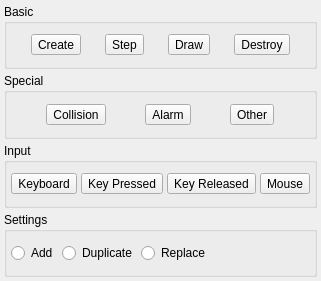
<?xml version="1.0" encoding="UTF-8"?>
<ui version="4.0">
 <class>EventDialog</class>
 <widget class="QDialog" name="EventDialog">
  <property name="geometry">
   <rect>
    <x>0</x>
    <y>0</y>
    <width>211</width>
    <height>281</height>
   </rect>
  </property>
  <property name="sizePolicy">
   <sizepolicy hsizetype="Minimum" vsizetype="Minimum">
    <horstretch>0</horstretch>
    <verstretch>0</verstretch>
   </sizepolicy>
  </property>
  <property name="windowTitle">
   <string>Events</string>
  </property>
  <property name="windowIcon">
   <iconset resource="../images.qrc">
    <normaloff>:/events/event.png</normaloff>:/events/event.png</iconset>
  </property>
  <property name="sizeGripEnabled">
   <bool>false</bool>
  </property>
  <layout class="QVBoxLayout" name="verticalLayout">
   <property name="spacing">
    <number>4</number>
   </property>
   <property name="leftMargin">
    <number>4</number>
   </property>
   <property name="topMargin">
    <number>4</number>
   </property>
   <property name="rightMargin">
    <number>4</number>
   </property>
   <property name="bottomMargin">
    <number>4</number>
   </property>
   <item>
    <widget class="QGroupBox" name="groupBox">
     <property name="title">
      <string>Basic</string>
     </property>
     <property name="flat">
      <bool>true</bool>
     </property>
     <property name="checkable">
      <bool>false</bool>
     </property>
     <layout class="QHBoxLayout" name="horizontalLayout_3">
      <property name="spacing">
       <number>4</number>
      </property>
      <property name="leftMargin">
       <number>4</number>
      </property>
      <property name="topMargin">
       <number>4</number>
      </property>
      <property name="rightMargin">
       <number>4</number>
      </property>
      <property name="bottomMargin">
       <number>4</number>
      </property>
      <item>
       <widget class="QToolButton" name="toolButton_7">
        <property name="toolTip">
         <string>Create</string>
        </property>
        <property name="text">
         <string>Create</string>
        </property>
        <property name="icon">
         <iconset resource="../images.qrc">
          <normaloff>:/events/create.png</normaloff>:/events/create.png</iconset>
        </property>
        <property name="iconSize">
         <size>
          <width>32</width>
          <height>32</height>
         </size>
        </property>
        <property name="popupMode">
         <enum>QToolButton::DelayedPopup</enum>
        </property>
        <property name="autoRaise">
         <bool>false</bool>
        </property>
        <property name="arrowType">
         <enum>Qt::NoArrow</enum>
        </property>
       </widget>
      </item>
      <item>
       <widget class="QToolButton" name="toolButton_6">
        <property name="toolTip">
         <string>Step</string>
        </property>
        <property name="text">
         <string>Step</string>
        </property>
        <property name="icon">
         <iconset resource="../images.qrc">
          <normaloff>:/events/step.png</normaloff>:/events/step.png</iconset>
        </property>
        <property name="iconSize">
         <size>
          <width>32</width>
          <height>32</height>
         </size>
        </property>
        <property name="popupMode">
         <enum>QToolButton::DelayedPopup</enum>
        </property>
        <property name="autoRaise">
         <bool>false</bool>
        </property>
       </widget>
      </item>
      <item>
       <widget class="QToolButton" name="toolButton_5">
        <property name="toolTip">
         <string>Draw</string>
        </property>
        <property name="text">
         <string>Draw</string>
        </property>
        <property name="icon">
         <iconset resource="../images.qrc">
          <normaloff>:/events/draw.png</normaloff>:/events/draw.png</iconset>
        </property>
        <property name="iconSize">
         <size>
          <width>32</width>
          <height>32</height>
         </size>
        </property>
        <property name="popupMode">
         <enum>QToolButton::DelayedPopup</enum>
        </property>
        <property name="autoRaise">
         <bool>false</bool>
        </property>
       </widget>
      </item>
      <item>
       <widget class="QToolButton" name="toolButton_9">
        <property name="toolTip">
         <string>Destroy</string>
        </property>
        <property name="autoFillBackground">
         <bool>false</bool>
        </property>
        <property name="text">
         <string>Destroy</string>
        </property>
        <property name="icon">
         <iconset resource="../images.qrc">
          <normaloff>:/events/destroy.png</normaloff>:/events/destroy.png</iconset>
        </property>
        <property name="iconSize">
         <size>
          <width>32</width>
          <height>32</height>
         </size>
        </property>
        <property name="autoRaise">
         <bool>false</bool>
        </property>
       </widget>
      </item>
     </layout>
    </widget>
   </item>
   <item>
    <widget class="QGroupBox" name="groupBox_2">
     <property name="title">
      <string>Special</string>
     </property>
     <property name="flat">
      <bool>true</bool>
     </property>
     <layout class="QHBoxLayout" name="horizontalLayout_2" stretch="0,0,0">
      <property name="spacing">
       <number>4</number>
      </property>
      <property name="leftMargin">
       <number>4</number>
      </property>
      <property name="topMargin">
       <number>4</number>
      </property>
      <property name="rightMargin">
       <number>4</number>
      </property>
      <property name="bottomMargin">
       <number>4</number>
      </property>
      <item>
       <widget class="QToolButton" name="toolButton">
        <property name="toolTip">
         <string>Collision</string>
        </property>
        <property name="text">
         <string>Collision</string>
        </property>
        <property name="icon">
         <iconset resource="../images.qrc">
          <normaloff>:/events/collision.png</normaloff>:/events/collision.png</iconset>
        </property>
        <property name="iconSize">
         <size>
          <width>32</width>
          <height>32</height>
         </size>
        </property>
        <property name="popupMode">
         <enum>QToolButton::DelayedPopup</enum>
        </property>
       </widget>
      </item>
      <item>
       <widget class="QToolButton" name="toolButton_2">
        <property name="toolTip">
         <string>Alarm</string>
        </property>
        <property name="text">
         <string>Alarm</string>
        </property>
        <property name="icon">
         <iconset resource="../images.qrc">
          <normaloff>:/events/alarm.png</normaloff>:/events/alarm.png</iconset>
        </property>
        <property name="iconSize">
         <size>
          <width>32</width>
          <height>32</height>
         </size>
        </property>
       </widget>
      </item>
      <item>
       <widget class="QToolButton" name="toolButton_10">
        <property name="toolTip">
         <string>Other</string>
        </property>
        <property name="text">
         <string>Other</string>
        </property>
        <property name="icon">
         <iconset resource="../images.qrc">
          <normaloff>:/events/other.png</normaloff>:/events/other.png</iconset>
        </property>
        <property name="iconSize">
         <size>
          <width>32</width>
          <height>32</height>
         </size>
        </property>
       </widget>
      </item>
     </layout>
    </widget>
   </item>
   <item>
    <widget class="QGroupBox" name="groupBox_3">
     <property name="title">
      <string>Input</string>
     </property>
     <property name="flat">
      <bool>true</bool>
     </property>
     <layout class="QHBoxLayout" name="horizontalLayout_4">
      <property name="spacing">
       <number>4</number>
      </property>
      <property name="leftMargin">
       <number>4</number>
      </property>
      <property name="topMargin">
       <number>4</number>
      </property>
      <property name="rightMargin">
       <number>4</number>
      </property>
      <property name="bottomMargin">
       <number>4</number>
      </property>
      <item>
       <widget class="QToolButton" name="toolButton_3">
        <property name="toolTip">
         <string>Keyboard</string>
        </property>
        <property name="text">
         <string>Keyboard</string>
        </property>
        <property name="icon">
         <iconset resource="../images.qrc">
          <normaloff>:/events/keyboard.png</normaloff>:/events/keyboard.png</iconset>
        </property>
        <property name="iconSize">
         <size>
          <width>32</width>
          <height>32</height>
         </size>
        </property>
       </widget>
      </item>
      <item>
       <widget class="QToolButton" name="toolButton_8">
        <property name="toolTip">
         <string>Key Pressed</string>
        </property>
        <property name="text">
         <string>Key Pressed</string>
        </property>
        <property name="icon">
         <iconset resource="../images.qrc">
          <normaloff>:/events/key-press.png</normaloff>:/events/key-press.png</iconset>
        </property>
        <property name="iconSize">
         <size>
          <width>32</width>
          <height>32</height>
         </size>
        </property>
       </widget>
      </item>
      <item>
       <widget class="QToolButton" name="toolButton_4">
        <property name="toolTip">
         <string>Key Released</string>
        </property>
        <property name="text">
         <string>Key Released</string>
        </property>
        <property name="icon">
         <iconset resource="../images.qrc">
          <normaloff>:/events/key-release.png</normaloff>:/events/key-release.png</iconset>
        </property>
        <property name="iconSize">
         <size>
          <width>32</width>
          <height>32</height>
         </size>
        </property>
       </widget>
      </item>
      <item>
       <widget class="QToolButton" name="toolButton_11">
        <property name="toolTip">
         <string>Mouse</string>
        </property>
        <property name="text">
         <string>Mouse</string>
        </property>
        <property name="icon">
         <iconset resource="../images.qrc">
          <normaloff>:/events/mouse.png</normaloff>:/events/mouse.png</iconset>
        </property>
        <property name="iconSize">
         <size>
          <width>32</width>
          <height>32</height>
         </size>
        </property>
       </widget>
      </item>
     </layout>
    </widget>
   </item>
   <item>
    <widget class="QGroupBox" name="groupBox_4">
     <property name="title">
      <string>Settings</string>
     </property>
     <property name="flat">
      <bool>true</bool>
     </property>
     <layout class="QHBoxLayout" name="horizontalLayout">
      <property name="spacing">
       <number>4</number>
      </property>
      <property name="leftMargin">
       <number>4</number>
      </property>
      <property name="topMargin">
       <number>4</number>
      </property>
      <property name="rightMargin">
       <number>4</number>
      </property>
      <property name="bottomMargin">
       <number>4</number>
      </property>
      <item>
       <widget class="QRadioButton" name="radioButton">
        <property name="text">
         <string>Add</string>
        </property>
       </widget>
      </item>
      <item>
       <widget class="QRadioButton" name="radioButton_3">
        <property name="text">
         <string>Duplicate</string>
        </property>
       </widget>
      </item>
      <item>
       <widget class="QRadioButton" name="radioButton_2">
        <property name="text">
         <string>Replace</string>
        </property>
       </widget>
      </item>
      <item>
       <spacer name="horizontalSpacer">
        <property name="orientation">
         <enum>Qt::Horizontal</enum>
        </property>
        <property name="sizeHint" stdset="0">
         <size>
          <width>40</width>
          <height>20</height>
         </size>
        </property>
       </spacer>
      </item>
     </layout>
    </widget>
   </item>
  </layout>
 </widget>
 <resources>
  <include location="../images.qrc"/>
 </resources>
 <connections/>
</ui>
